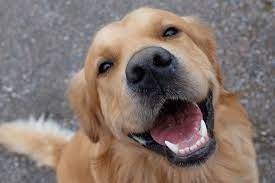
#> input picture img/cachorro.jpg, 275 x 183 px, given in place of cachorro.png, which was not available
$ jupyter execute desafio.ipynb   (shell and % lines are left out)   (text cells are left out)
#> lines starting #> are read from the running program, lines starting #| are printed output that depends on the picture; after the words box and inside, x2 and y2 are one past the last pixel; in counts of white or black regions, pixels touching at a corner belong together; pictures that were not available may be replaced by others from this repository, and a replacement may not be noted
[cell 1]
import cv2
from google.colab.patches import cv2_imshow

[cell 2]
import cv2
img = cv2.imread('cachorro.png', cv2.IMREAD_UNCHANGED)
#> img is the input picture: shape (183, 275, 3); mean B, G, R 111.3, 117.6, 132.9
cv2_imshow(img)

[cell 3]
print("Dimensões do arquivo", img.shape)
#| Dimensões do arquivo (183, 275, 3)

[cell 4]
resized = cv2.resize(img, (255,255), interpolation = cv2.INTER_AREA)
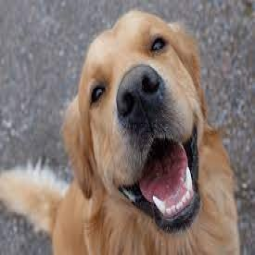
#> resized: shape (255, 255, 3); mean B, G, R 111.3, 117.5, 132.8

[cell 5]
cv2_imshow(resized)

[cell 6]
gray_image = cv2.cvtColor(resized, cv2.COLOR_BGR2GRAY)
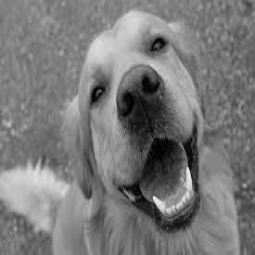
#> gray_image: shape (255, 255); min 1, max 247, mean 121.4

[cell 7]
cv2_imshow(gray_image)

[cell 8]
(thresh, blackAndWhiteImage) = cv2.threshold(gray_image, 127, 255, cv2.THRESH_BINARY)
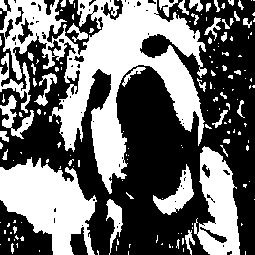
#> blackAndWhiteImage: shape (255, 255); 42.8% white; 160 white regions (118 under 20 px), largest, box (x1, y1, x2, y2) and area: (0, 0, 207, 194) 14406, (0, 157, 97, 255) 5466, (194, 146, 240, 255) 3047
